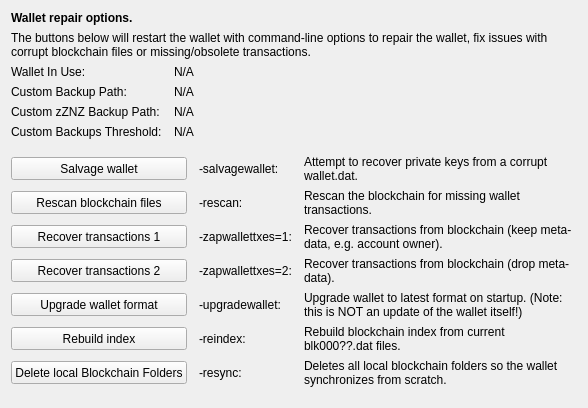
     <widget class="QWidget" name="tab_repair">
      <attribute name="title">
       <string>&amp;Wallet Repair</string>
      </attribute>
      <layout class="QGridLayout" name="gridLayout_4" columnstretch="0,0,0,0">
       <property name="horizontalSpacing">
        <number>12</number>
       </property>
       <item row="0" column="0" colspan="4">
        <widget class="QLabel" name="label_repair_header">
         <property name="font">
          <font>
           <weight>75</weight>
           <bold>true</bold>
          </font>
         </property>
         <property name="text">
          <string>Wallet repair options.</string>
         </property>
        </widget>
       </item>
       <item row="1" column="0" colspan="4">
        <widget class="QLabel" name="label_repair_helptext">
         <property name="font">
          <font>
           <weight>50</weight>
           <bold>false</bold>
          </font>
         </property>
         <property name="text">
          <string>The buttons below will restart the wallet with command-line options to repair the wallet, fix issues with corrupt blockchain files or missing/obsolete transactions.</string>
         </property>
         <property name="wordWrap">
          <bool>true</bool>
         </property>
        </widget>
       </item>
       <item row="2" column="0">
        <widget class="QLabel" name="wallet_path_label">
         <property name="text">
          <string>Wallet In Use:</string>
         </property>
        </widget>
       </item>
       <item row="2" column="1" colspan="3">
        <widget class="QLabel" name="wallet_path">
         <property name="cursor">
          <cursorShape>IBeamCursor</cursorShape>
         </property>
         <property name="text">
          <string>N/A</string>
         </property>
         <property name="textFormat">
          <enum>Qt::PlainText</enum>
         </property>
         <property name="textInteractionFlags">
          <set>Qt::LinksAccessibleByMouse|Qt::TextSelectableByKeyboard|Qt::TextSelectableByMouse</set>
         </property>
        </widget>
       </item>
       <item row="3" column="0">
        <widget class="QLabel" name="wallet_custombackuppath_label">
         <property name="visible">
          <bool>false</bool>
         </property>
         <property name="text">
          <string>Custom Backup Path:</string>
         </property>
        </widget>
       </item>
       <item row="3" column="1" colspan="3">
        <widget class="QLabel" name="wallet_custombackuppath">
         <property name="cursor">
          <cursorShape>IBeamCursor</cursorShape>
         </property>
         <property name="visible">
          <bool>false</bool>
         </property>
         <property name="text">
          <string>N/A</string>
         </property>
         <property name="textFormat">
          <enum>Qt::PlainText</enum>
         </property>
         <property name="textInteractionFlags">
          <set>Qt::LinksAccessibleByMouse|Qt::TextSelectableByKeyboard|Qt::TextSelectableByMouse</set>
         </property>
        </widget>
       </item>
       <item row="4" column="0">
        <widget class="QLabel" name="wallet_customzpivbackuppath_label">
         <property name="visible">
          <bool>false</bool>
         </property>
         <property name="text">
          <string>Custom zZNZ Backup Path:</string>
         </property>
        </widget>
       </item>
       <item row="4" column="1" colspan="3">
        <widget class="QLabel" name="wallet_customzpivbackuppath">
         <property name="cursor">
          <cursorShape>IBeamCursor</cursorShape>
         </property>
         <property name="visible">
          <bool>false</bool>
         </property>
         <property name="text">
          <string>N/A</string>
         </property>
         <property name="textFormat">
          <enum>Qt::PlainText</enum>
         </property>
         <property name="textInteractionFlags">
          <set>Qt::LinksAccessibleByMouse|Qt::TextSelectableByKeyboard|Qt::TextSelectableByMouse</set>
         </property>
        </widget>
       </item>
       <item row="5" column="0">
        <widget class="QLabel" name="wallet_custombackupthreshold_label">
         <property name="visible">
          <bool>false</bool>
         </property>
         <property name="text">
          <string>Custom Backups Threshold:</string>
         </property>
        </widget>
       </item>
       <item row="5" column="1" colspan="3">
        <widget class="QLabel" name="wallet_custombackupthreshold">
         <property name="cursor">
          <cursorShape>IBeamCursor</cursorShape>
         </property>
         <property name="visible">
          <bool>false</bool>
         </property>
         <property name="text">
          <string>N/A</string>
         </property>
         <property name="textFormat">
          <enum>Qt::PlainText</enum>
         </property>
         <property name="textInteractionFlags">
          <set>Qt::LinksAccessibleByMouse|Qt::TextSelectableByKeyboard|Qt::TextSelectableByMouse</set>
         </property>
        </widget>
       </item>
       <item row="6" column="0">
        <spacer name="verticalSpacer_repair1">
         <property name="orientation">
          <enum>Qt::Vertical</enum>
         </property>
         <property name="sizeHint" stdset="0">
          <size>
           <width>10</width>
           <height>10</height>
          </size>
         </property>
        </spacer>
       </item>
       <item row="7" column="0" colspan="2">
        <widget class="QPushButton" name="btn_salvagewallet">
         <property name="minimumSize">
          <size>
           <width>100</width>
           <height>23</height>
          </size>
         </property>
         <property name="cursor">
          <cursorShape>PointingHandCursor</cursorShape>
         </property>
         <property name="text">
          <string>Salvage wallet</string>
         </property>
        </widget>
       </item>
       <item row="7" column="2">
        <widget class="QLabel" name="label_repair_salvage_command">
         <property name="text">
          <string notr="true">-salvagewallet:</string>
         </property>
        </widget>
       </item>
       <item row="7" column="3">
        <widget class="QLabel" name="label_repair_salvage">
         <property name="text">
          <string>Attempt to recover private keys from a corrupt wallet.dat.</string>
         </property>
         <property name="wordWrap">
          <bool>true</bool>
         </property>
        </widget>
       </item>
       <item row="8" column="0" colspan="2">
        <widget class="QPushButton" name="btn_rescan">
         <property name="minimumSize">
          <size>
           <width>100</width>
           <height>23</height>
          </size>
         </property>
         <property name="cursor">
          <cursorShape>PointingHandCursor</cursorShape>
         </property>
         <property name="text">
          <string>Rescan blockchain files</string>
         </property>
        </widget>
       </item>
       <item row="8" column="2">
        <widget class="QLabel" name="label_repair_rescan_command">
         <property name="text">
          <string notr="true">-rescan:</string>
         </property>
        </widget>
       </item>
       <item row="8" column="3">
        <widget class="QLabel" name="label_repair_rescan">
         <property name="text">
          <string>Rescan the blockchain for missing wallet transactions.</string>
         </property>
         <property name="wordWrap">
          <bool>true</bool>
         </property>
        </widget>
       </item>
       <item row="9" column="0" colspan="2">
        <widget class="QPushButton" name="btn_zapwallettxes1">
         <property name="minimumSize">
          <size>
           <width>100</width>
           <height>23</height>
          </size>
         </property>
         <property name="cursor">
          <cursorShape>PointingHandCursor</cursorShape>
         </property>
         <property name="text">
          <string>Recover transactions 1</string>
         </property>
        </widget>
       </item>
       <item row="9" column="2">
        <widget class="QLabel" name="label_repair_zap1_command">
         <property name="text">
          <string notr="true">-zapwallettxes=1:</string>
         </property>
        </widget>
       </item>
       <item row="9" column="3">
        <widget class="QLabel" name="label_repair_zap1">
         <property name="text">
          <string>Recover transactions from blockchain (keep meta-data, e.g. account owner).</string>
         </property>
         <property name="wordWrap">
          <bool>true</bool>
         </property>
        </widget>
       </item>
       <item row="10" column="0" colspan="2">
        <widget class="QPushButton" name="btn_zapwallettxes2">
         <property name="minimumSize">
          <size>
           <width>100</width>
           <height>23</height>
          </size>
         </property>
         <property name="cursor">
          <cursorShape>PointingHandCursor</cursorShape>
         </property>
         <property name="text">
          <string>Recover transactions 2</string>
         </property>
        </widget>
       </item>
       <item row="10" column="2">
        <widget class="QLabel" name="label_repair_zap2_command">
         <property name="text">
          <string notr="true">-zapwallettxes=2:</string>
         </property>
        </widget>
       </item>
       <item row="10" column="3">
        <widget class="QLabel" name="label_repair_zap2">
         <property name="text">
          <string>Recover transactions from blockchain (drop meta-data).</string>
         </property>
         <property name="wordWrap">
          <bool>true</bool>
         </property>
        </widget>
       </item>
       <item row="11" column="0" colspan="2">
        <widget class="QPushButton" name="btn_upgradewallet">
         <property name="minimumSize">
          <size>
           <width>100</width>
           <height>23</height>
          </size>
         </property>
         <property name="cursor">
          <cursorShape>PointingHandCursor</cursorShape>
         </property>
         <property name="text">
          <string>Upgrade wallet format</string>
         </property>
        </widget>
       </item>
       <item row="11" column="2">
        <widget class="QLabel" name="label_repair_upgrade_command">
         <property name="text">
          <string notr="true">-upgradewallet:</string>
         </property>
        </widget>
       </item>
       <item row="11" column="3">
        <widget class="QLabel" name="label_repair_upgrade">
         <property name="text">
          <string>Upgrade wallet to latest format on startup. (Note: this is NOT an update of the wallet itself!)</string>
         </property>
         <property name="wordWrap">
          <bool>true</bool>
         </property>
        </widget>
       </item>
       <item row="12" column="0" colspan="2">
        <widget class="QPushButton" name="btn_reindex">
         <property name="minimumSize">
          <size>
           <width>100</width>
           <height>23</height>
          </size>
         </property>
         <property name="cursor">
          <cursorShape>PointingHandCursor</cursorShape>
         </property>
         <property name="text">
          <string>Rebuild index</string>
         </property>
        </widget>
       </item>
       <item row="12" column="2">
        <widget class="QLabel" name="label_repair_reindex_command">
         <property name="text">
          <string notr="true">-reindex:</string>
         </property>
        </widget>
       </item>
       <item row="12" column="3">
        <widget class="QLabel" name="label_repair_reindex">
         <property name="text">
          <string>Rebuild blockchain index from current blk000??.dat files.</string>
         </property>
         <property name="wordWrap">
          <bool>true</bool>
         </property>
        </widget>
       </item>
       <item row="13" column="0" colspan="2">
        <widget class="QPushButton" name="btn_resync">
         <property name="minimumSize">
          <size>
           <width>100</width>
           <height>23</height>
          </size>
         </property>
         <property name="cursor">
          <cursorShape>PointingHandCursor</cursorShape>
         </property>
         <property name="text">
          <string>Delete local Blockchain Folders</string>
         </property>
        </widget>
       </item>
       <item row="13" column="2">
        <widget class="QLabel" name="label_repair_resync_command">
         <property name="text">
          <string>-resync:</string>
         </property>
        </widget>
       </item>
       <item row="13" column="3">
        <widget class="QLabel" name="label_repair_resync">
         <property name="text">
          <string>Deletes all local blockchain folders so the wallet synchronizes from scratch.</string>
         </property>
         <property name="wordWrap">
          <bool>true</bool>
         </property>
        </widget>
       </item>
       <item row="14" column="0">
        <spacer name="verticalSpacer_repair2">
         <property name="orientation">
          <enum>Qt::Vertical</enum>
         </property>
         <property name="sizeHint" stdset="0">
          <size>
           <width>20</width>
           <height>10</height>
          </size>
         </property>
        </spacer>
       </item>
      </layout>
     </widget>
